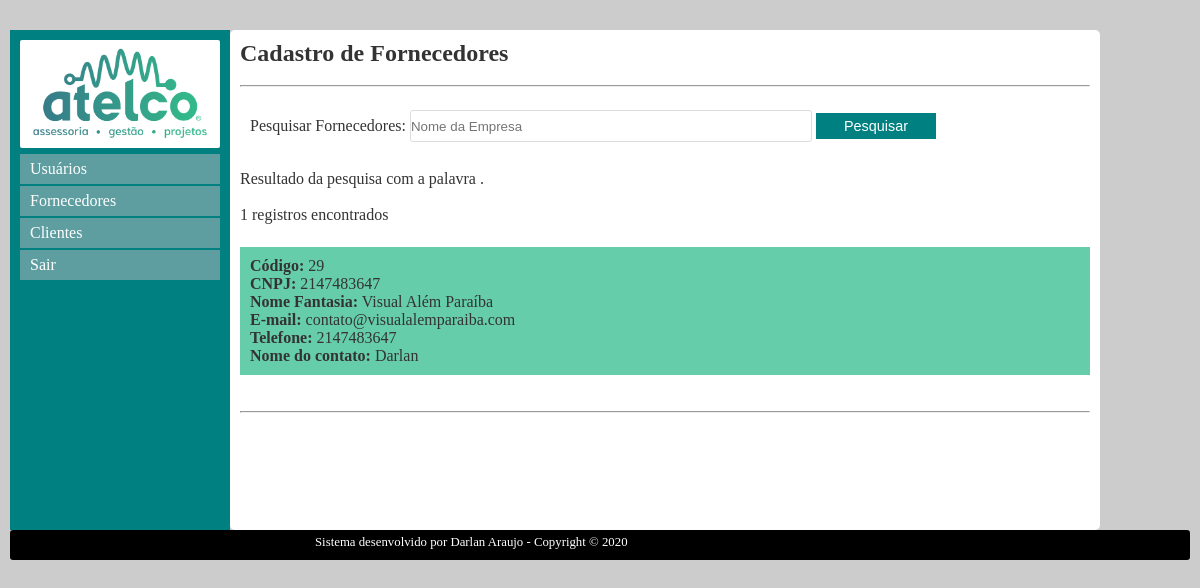
Screenshot of /consulta_fornecedores.php with the database file from the repository.
### tables this page shows
CREATE TABLE `fornecedores` (
  `codigo` int(11) NOT NULL,
  `cnpj` int(14) NOT NULL,
  `empresa` varchar(40) NOT NULL,
  `fantasia` varchar(40) NOT NULL,
  `rua` varchar(40) DEFAULT NULL,
  `numero` int(10) DEFAULT NULL,
  `complemento` varchar(40) DEFAULT NULL,
  `cep` int(8) NOT NULL,
  `email` varchar(40) NOT NULL,
  `fixo` int(10) NOT NULL,
  `celular` int(11) DEFAULT NULL,
  `nome` varchar(40) NOT NULL
);

### consulta_fornecedores.php (the view, shortened to what this page needs)
<?php
include_once("conexao.php");
$filtro = isset($_GET['filtro'])?$_GET['filtro']:"";
$sql = "SELECT * FROM fornecedores WHERE fantasia like '%$filtro%'";
$consultas = mysqli_query($conexao, $sql);
$registros = mysqli_num_rows($consultas);
?>
<!DOCTYPE html>
<html lang="pt-br">
	<head>
		<link rel="stylesheet" type="text/css" href="css/estilo_usuarios.css">
	</head>
	<body>
		<div class="container">
			<nav>
				<a href="index.php"><img src="imagens/logo.png" alt="Atelco" title="Atelco"></a>
				<ul class="menu">
					<a href="usuarios.php"><li>Usuários</li></a>
					<a href="fornecedores.php"><li>Fornecedores</li></a>
					<a href="clientes.php"><li>Clientes</li></a>
					<a href="index.php"><li>Sair</li></a>
				</ul>
			</nav>
			<section>
				<h1>Cadastro de Fornecedores</h1><br>
				<hr><br>
                <form method="get" action="">
                    Pesquisar Fornecedores: <input type="text" name="filtro" class="campo" placeholder="Nome da Empresa">
                    <input type="submit" value="Pesquisar" class="btn"><br><br>
                </form>
                <?php
                print "Resultado da pesquisa com a palavra <strong>$filtro</strong>.<br><br>";
                print "$registros registros encontrados";
                print "<br><br>";
                while($exibirRegistros = mysqli_fetch_array($consultas)){
                    $codigo = $exibirRegistros[0];
                    $cnpj = $exibirRegistros[1];
                    $fantasia = $exibirRegistros[3];
                    $email = $exibirRegistros[8];
                    $fixo = $exibirRegistros[9];
                    $nome = $exibirRegistros[11];
                    print "<article>";
                    print "<strong>Código:</strong> $codigo<br>";
                    print "<strong>CNPJ:</strong> $cnpj<br>";
                    print "<strong>Nome Fantasia:</strong> $fantasia<br>";
                    print "<strong>E-mail:</strong> $email<br>";
                    print "<strong>Telefone:</strong> $fixo<br>";
                    print "<strong>Nome do contato:</strong> $nome";
                    print "</article>";
                }
                ?>
                <br><br><hr><br>
			</section>
		</div>
		<dir class="rodape">
			<footer><p>Sistema desenvolvido por Darlan Araujo - Copyright © 2020</p></footer>
		</dir>
	</body>
</html>

### css/estilo_usuarios.css (style rules this page uses)
* { margin: 0; padding: 0; }
body { background-color: #ccc; font-family: verdana; font-size: 100%; }
.container { width: 1200px; height: auto; max-height: 1000px; min-height: 500px; padding: 10px; margin: auto; margin-top: 20px; box-sizing: border-box; padding: 10px; }
nav { width: 220px; min-height: 500px; height: auto; background-color: #008080; box-sizing: border-box; padding: 10px; float: left; }
img { width: 200px; height: auto; background-color: #fff; border-radius: 2px; }
section { background-color: #fff; color: #333; width: 870px; min-height: 500px; box-sizing: border-box; padding: 10px; float: left; border-radius: 5px; }
.rodape { margin: 10px; background-position: center; background-color: black; margin-top: 5px; height: 30px; color: #fff; clear: both; border-radius: 3px; }
a { text-decoration: none; color: #fff; }
p { margin-left: 300px; font-size: 80%; padding: 5px; }
form { margin-left: 10px; height: auto; }
ul.menu { list-style-type: none; cursor: pointer; }
ul.menu li { width: 200px; height: 30px; line-height: 30px; box-sizing: border-box; padding-left: 10px; background-color: #5F9EA0; margin-top: 2px; }
.btn { font-size: 90%; width: 120px; padding: 3px; background-color: #008080; color: #fff; border: 2px solid #008080; cursor: pointer; }
.campo { width: 400px; height: 30px; border-radius: 3px; margin-top: 5px; border: 1px solid #ddd; margin-bottom: 10px; }
article { width: 100%; box-sizing: border-box; padding: 10px; background-color: #66CDAA; margin-top: 5px; }

### rows the page displays
fornecedores: codigo "29", cnpj "2147483647", fantasia "Visual Além Paraíba", email "contato@visualalemparaiba.com", fixo "2147483647", nome "Darlan"

### other values shown
$registros "1"
